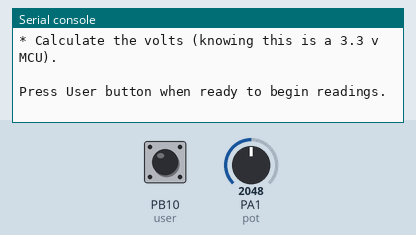
Simulated run of this program. Board: pyboard running MicroPython. Shown: the last lines printed to the serial console. The inputs (shaded band) are chosen by the test bench; at power-on: PB10 (user) HIGH, PA1 (pot) = 2048 (analog values on the 0–4095 scale).

Above: at 1.2 s.
1.3 s: PB10 (user) pulled LOW for 0.15 s
At 1.7 s:
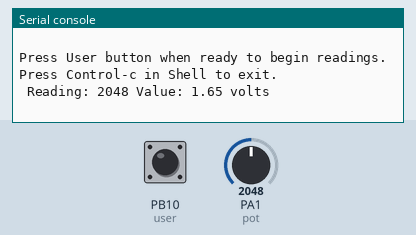
2.9 s: PA1 (pot) set to 2866
At 4.2 s:
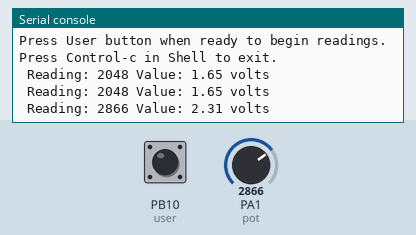
4.4 s: PA1 (pot) set to 3603
At 5.2 s:
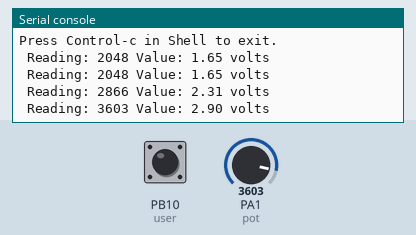
Timing chart, 0 to 7.4 s (numbered marks = the images above; inputs shaded):
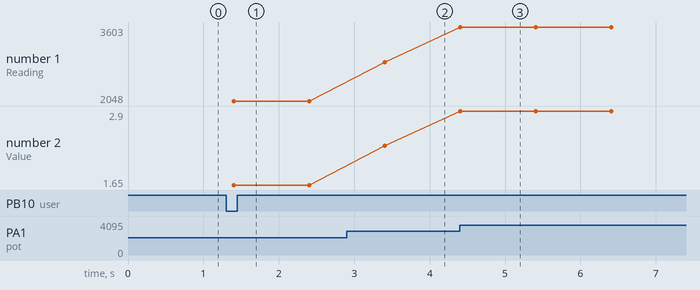

The program:

bb_pyb_analog_pa1.py
```python
# (licence header left out)
from pyb import ADC, Pin
import time

# connect a wire between A1 and one of the potentiometers.
pot_pin = 'PA1'
# Connect a wire between B10 and a button.
USER_BUTTON_PIN = 'PB10'

pot = ADC(pot_pin)
user = Pin(USER_BUTTON_PIN, Pin.IN, Pin.PULL_UP)

done = False
try:
    print("----------------")
    print("Program started.")
    print("* PA1 pin is wired to a 10k Potentiometer.")
    print("* Analog readings are 12 bits of accuracy (0-4095).")
    print("* Calculate the volts (knowing this is a 3.3 v MCU).\n")
    print("Press User button when ready to begin readings.")
    user_btn = 1

    while user_btn == 1:
        user_btn = user.value()
        #print("user: ",user_btn)
        time.sleep(.1)

    print("Press Control-c in Shell to exit.")
    while not done:
        reading = pot.read()
        value = (reading * 3.3) / 4095
        print(" Reading: %d Value: %.2f volts" % (reading,value))
        time.sleep(1)
except KeyboardInterrupt:
    done = True
    print('Interrupted by Control-c.')
finally:
    print('Finished.')
```

Measured:
- after the input at 1.3 s, the serial console: prints a new line after 0.10 s (image 1)
- after the input at 2.9 s, the serial console: prints a new line after 0.50 s (image 2)
- after the input at 4.4 s, the serial console: prints a new line at once (image 3)
- plotted number 1: 2048 → 2866 after the input at 2.9 s, 2866 → 3603 after the input at 4.4 s
- plotted number 2: 1.65 → 2.31 after the input at 2.9 s, 2.31 → 2.9 after the input at 4.4 s
